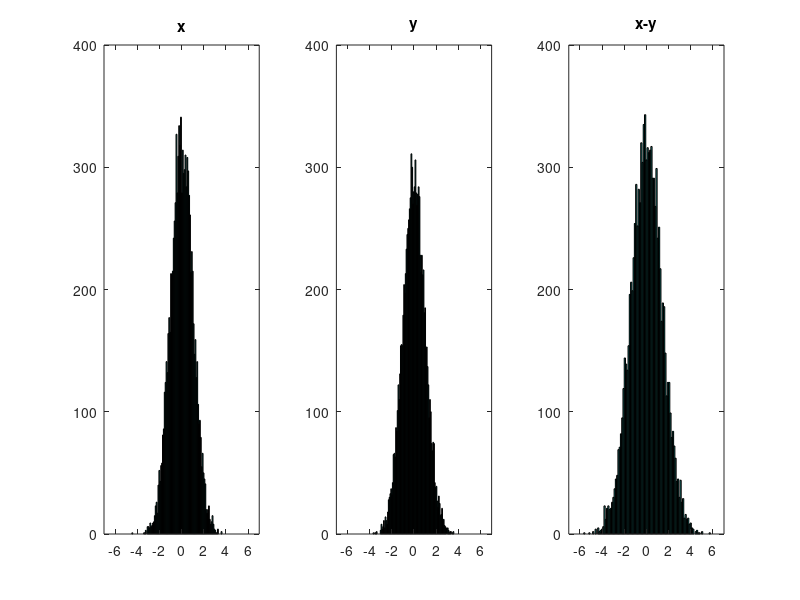

MATLAB code to generate this figure:
clc

x = randn(10000,1); 
randn('state',sum(100*clock));
y = randn(10000,1);

fprintf('mean(x) = %f\n', mean(x));
fprintf('var(x) = %f\n', var(x));

fprintf('\nmean(y) = %f\n', mean(y));
fprintf('var(y) = %f\n', var(y));

fprintf('\nmean(x-y) = %f\n', mean(x-y));
fprintf('var(x-y) = %f\n', var(x-y));

figure; subplot(1,3,1); hist(x,100); axis([-7 7 0 400]); title('x');
subplot(1,3,2); hist(y,100); axis([-7 7 0 400]); title('y');
subplot(1,3,3); hist(x-y,100); axis([-7 7 0 400]); title('x-y');
